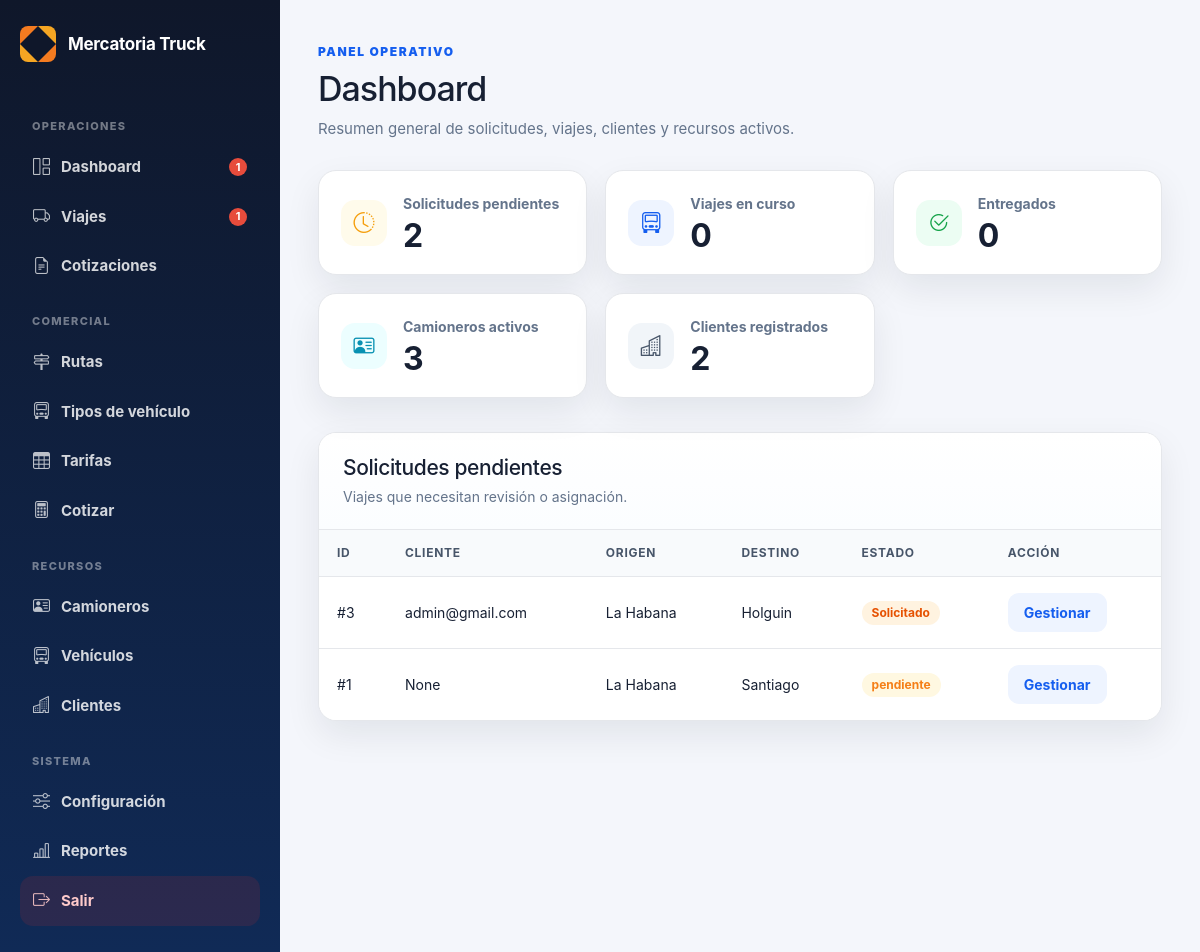
The page /admin/ (signed in) on the database as committed earlier.
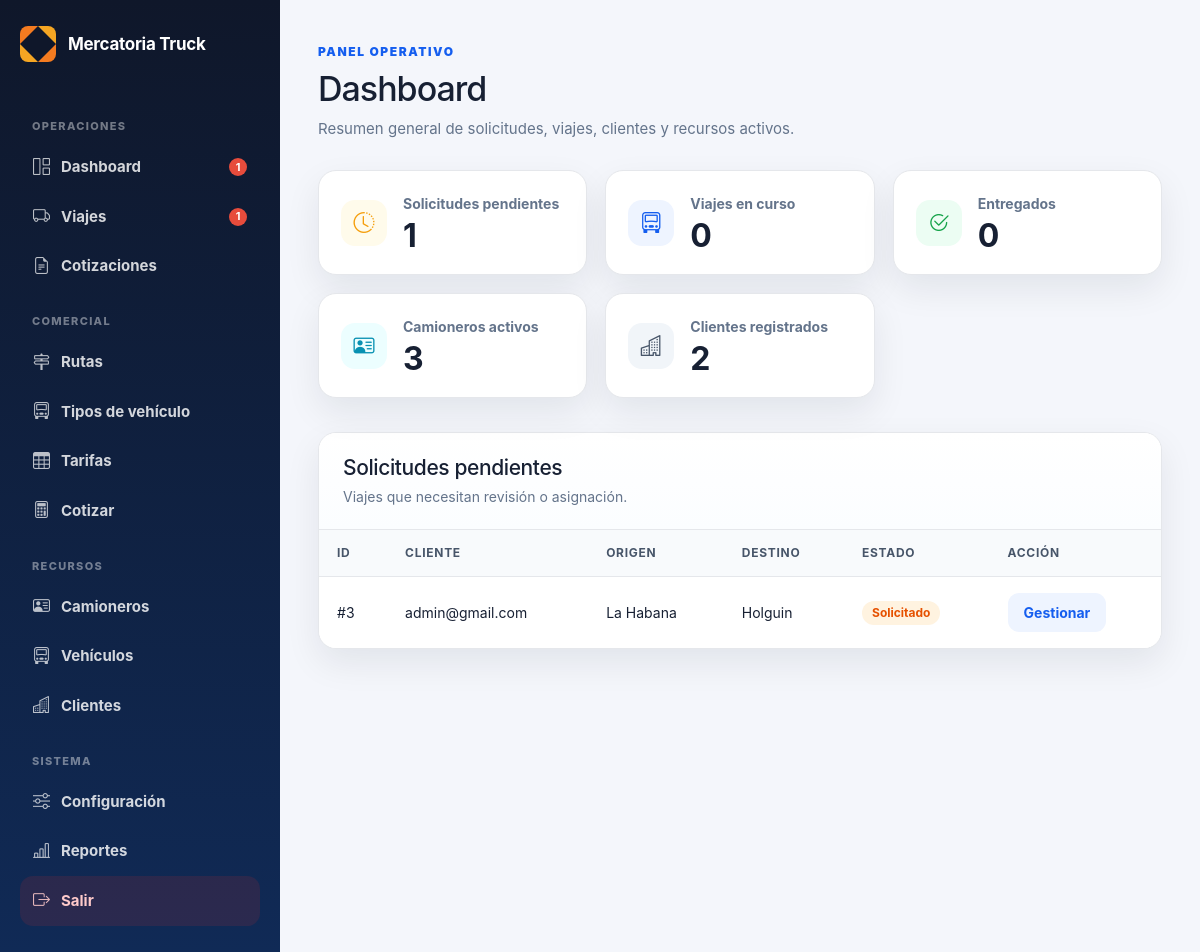
The same page on the database as committed later.
### tables this page shows
CREATE TABLE viajes (
        id INTEGER PRIMARY KEY AUTOINCREMENT,
        cliente TEXT,
        cliente_id INTEGER,
        ruta_id INTEGER,
        tarifa_id INTEGER,
        tipo_vehiculo_id INTEGER,
        origen TEXT,
        destino TEXT,
        precio REAL DEFAULT 0,
        precio_calculado REAL DEFAULT 0,
        precio_final REAL DEFAULT 0,
        precio_editado INTEGER DEFAULT 0,
        motivo_edicion_precio TEXT,
        combustible REAL DEFAULT 0,
        pago_camionero REAL DEFAULT 0,
        camionero REAL DEFAULT 0,
        comision REAL DEFAULT 0,
        beneficio REAL DEFAULT 0,
        estado TEXT DEFAULT 'Solicitado',
        camionero_id INTEGER,
        camionero_nombre TEXT,
        vehiculo_id INTEGER,
        fecha_creacion TEXT DEFAULT CURRENT_TIMESTAMP,
        fecha_asignacion TEXT,
        fecha_recogida TEXT,
        fecha_entrega TEXT,
        observaciones TEXT
    , cotizacion_id INTEGER, km REAL, kilometros REAL, precio_cliente REAL, combustible_estimado REAL, beneficio_estimado REAL, vehiculo_placa TEXT);

### routes/admin.py (the view)
@admin_bp.route("/")
def dashboard():
    if not requiere_admin():
        return redirect("/login")
    conexion = conectar()
    cursor = conexion.cursor()
    cursor.execute("SELECT COUNT(*) FROM viajes WHERE LOWER(estado) IN ('pendiente', 'solicitado')")
    pendientes = cursor.fetchone()[0]
    cursor.execute("SELECT COUNT(*) FROM viajes WHERE LOWER(estado) IN ('en ruta', 'en_ruta')")
    en_curso = cursor.fetchone()[0]
    cursor.execute("SELECT COUNT(*) FROM viajes WHERE LOWER(estado) = 'entregado'")
    entregados = cursor.fetchone()[0]
    cursor.execute("SELECT COUNT(*) FROM viajes WHERE LOWER(estado) = 'asignado'")
    asignados = cursor.fetchone()[0]
    cursor.execute("SELECT COUNT(*) FROM viajes WHERE LOWER(estado) = 'cancelado'")
    cancelados = cursor.fetchone()[0]
    cursor.execute("SELECT COUNT(*) FROM camioneros")
    camioneros = cursor.fetchone()[0]
    cursor.execute("SELECT COUNT(*) FROM clientes")
    clientes = cursor.fetchone()[0]
    cursor.execute("""
        SELECT id, cliente, origen, destino, estado
        FROM viajes
        WHERE LOWER(estado) IN ('pendiente', 'solicitado')
        ORDER BY id DESC
    """)
    lista = cursor.fetchall()
    conexion.close()
    return render_template(
        "admin/dashboard.html",
        pendientes=pendientes,
        en_curso=en_curso,
        entregados=entregados,
        asignados=asignados,
        cancelados=cancelados,
        camioneros=camioneros,
        clientes=clientes,
        lista=lista
    )

### app.py (called while the page is built)
@app.context_processor
def sidebar_badges():
    try:
        conexion = conectar()
        cursor = conexion.cursor()
        cursor.execute(
            "SELECT COUNT(*) FROM viajes WHERE estado IN ('Pendiente', 'Solicitado')"
        )
        viajes_urgentes = cursor.fetchone()[0]
        cursor.execute(
            "SELECT COUNT(*) FROM viajes WHERE estado = 'Solicitado'"
        )
        dashboard_urgentes = cursor.fetchone()[0]
        conexion.close()
    except Exception:
        viajes_urgentes = 0
        dashboard_urgentes = 0
    return dict(
        sidebar_viajes_urgentes=viajes_urgentes,
        sidebar_dashboard_urgentes=dashboard_urgentes,
    )

### database.py (called while the page is built)
def conectar():
    con = sqlite3.connect(DATABASE_NAME)
    con.row_factory = sqlite3.Row
    return con

### routes/admin.py (called while the page is built)
def conectar():
    conexion = sqlite3.connect("mercatoria.db")
    conexion.row_factory = sqlite3.Row
    return conexion

def requiere_admin():
    return "usuario" in session and session.get("rol") in ["admin", "operador"]

### templates/admin/dashboard.html (shortened to what this page needs)
{% extends "admin/base_admin.html" %}
{% block contenido %}
<div class="page-header">
    <div>
        <span class="eyebrow">Panel operativo</span>
        <h1>Dashboard</h1>
        <p>Resumen general de solicitudes, viajes, clientes y recursos activos.</p>
    </div>
</div>
<div class="kpi-grid">
    <div class="kpi-card">
        <div class="kpi-icon warning">
            <i class="bi bi-clock-history"></i>
        </div>
        <div>
            <span>Solicitudes pendientes</span>
            <strong>{{ pendientes }}</strong>
        </div>
    </div>
    <div class="kpi-card">
        <div class="kpi-icon primary">
            <i class="bi bi-truck-front"></i>
        </div>
        <div>
            <span>Viajes en curso</span>
            <strong>{{ en_curso }}</strong>
        </div>
    </div>
    <div class="kpi-card">
        <div class="kpi-icon success">
            <i class="bi bi-check2-circle"></i>
        </div>
        <div>
            <span>Entregados</span>
            <strong>{{ entregados }}</strong>
        </div>
    </div>
    <div class="kpi-card">
        <div class="kpi-icon info">
            <i class="bi bi-person-vcard"></i>
        </div>
        <div>
            <span>Camioneros activos</span>
            <strong>{{ camioneros }}</strong>
        </div>
    </div>
    <div class="kpi-card">
        <div class="kpi-icon neutral">
            <i class="bi bi-buildings"></i>
        </div>
        <div>
            <span>Clientes registrados</span>
            <strong>{{ clientes }}</strong>
        </div>
    </div>
</div>
<section class="panel">
    <div class="panel-header">
        <div>
            <h2>Solicitudes pendientes</h2>
            <p>Viajes que necesitan revisión o asignación.</p>
        </div>
    </div>
    <div class="table-wrapper">
        <table class="data-table">
            <thead>
                <tr>
                    <th>ID</th>
                    <th>Cliente</th>
                    <th>Origen</th>
                    <th>Destino</th>
                    <th>Estado</th>
                    <th>Acción</th>
                </tr>
            </thead>
            <tbody>
                {% for v in lista %}
                <tr>
                    <td>#{{ v[0] }}</td>
                    <td>{{ v[1] }}</td>
                    <td>{{ v[2] }}</td>
                    <td>{{ v[3] }}</td>
                    <td>
                        <span class="badge-estado badge-{{ v[4]|lower|replace(' ', '-') }}">
                            {{ v[4] }}
                        </span>
                    </td>
                    <td>
                        <a class="btn btn-soft" href="/admin/viaje/{{ v[0] }}">Gestionar</a>
                    </td>
                </tr>
                {% else %}
                <tr>
                    <td colspan="6" class="empty-state">No hay solicitudes pendientes.</td>
                </tr>
                {% endfor %}
            </tbody>
        </table>
    </div>
</section>
{% endblock %}

Rows that differ between the two databases and show on the page:
no longer on this page (row edited): viajes: id "1", v "None", origen "La Habana", destino "Santiago", estado "pendiente"
Other text that changed with them:
{{ pendientes }}: "2" → "1"
